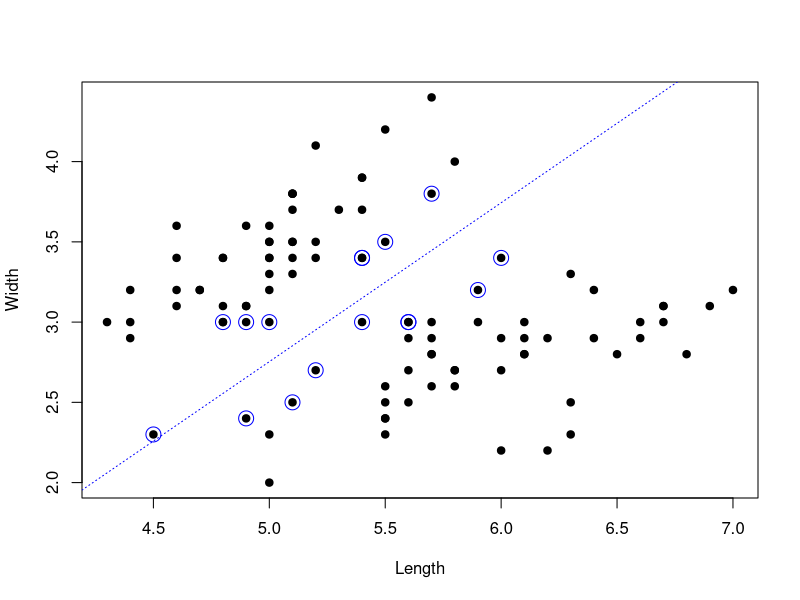
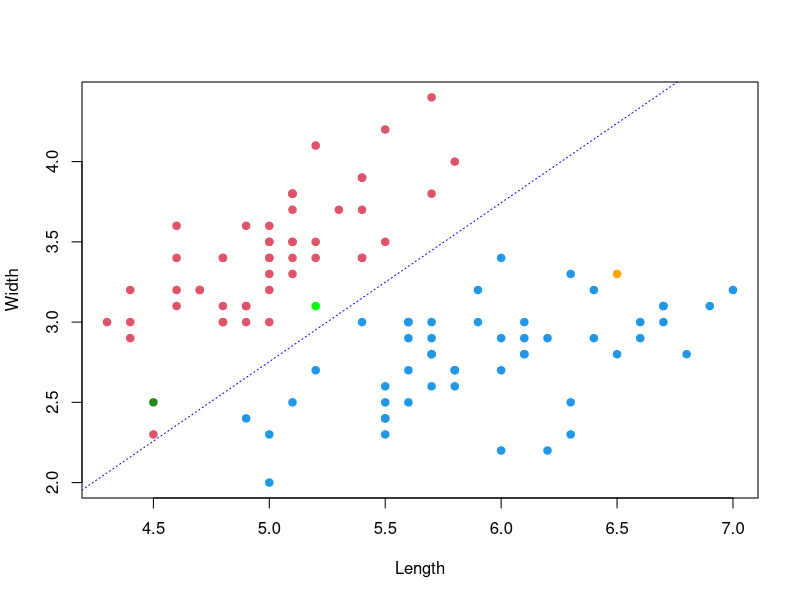

Reproduce these figures in R, in order.
install.packages("e1071")
library(e1071)

# 2 Vectors__________________

# SVM Implementation using R Studio
flower_data <- iris[1:100,c(1,2,5)]
levels(flower_data[,3])

colo <- c(rep(-1,50),rep(+1,50)) 

my.data <- data.frame(Length = flower_data[,1],
                      Width = flower_data[,2],
                      flower = as.factor(flower_data[,3]))

#Plot the data
plot(my.data[,-3],pch=19);abline(h = 0,v = 0,lty=3)

svm.model <- svm(flower ~ .,data = my.data,type='C-classification',kernel='linear',scale=FALSE)
summary(svm.model)

points(my.data[svm.model$index,c(1,2)],col="blue",cex=2)

# get parameters of the hyperplane

w <- t(svm.model$coefs) %*% svm.model$SV
b <- -svm.model$rho

# in this 2D case the hyperplane is the line w[1,1]*x1 + w[1,2]*2 + b = 0


abline(a = -b/w[1,2],b = -w[1,1]/w[1,2], col = "blue",lty = 3)


# new data set flower_data "setosa,versicolor,setosa" "5.2 , 3.1 ; 6.5 , 3.3 ; 4.5 , 2.5"

observation <- data.frame(Length = c(5.2,6.5,4.5),Width = c(3.1,3.3,2.5))

#plot new data

plot(my.data[,-3],col=(colo+3),pch=19);abline(h = 0,v = 0,lty=3)
points(observation[1,],col="green",pch=19)
points(observation[2,],col="orange",pch=19)
points(observation[3,],col="forestgreen",pch=19)
abline(a = -b/w[1,2],b = -w[1,1]/w[1,2], col = "blue",lty = 3)

# Verify the results
predict(svm.model,observation)

